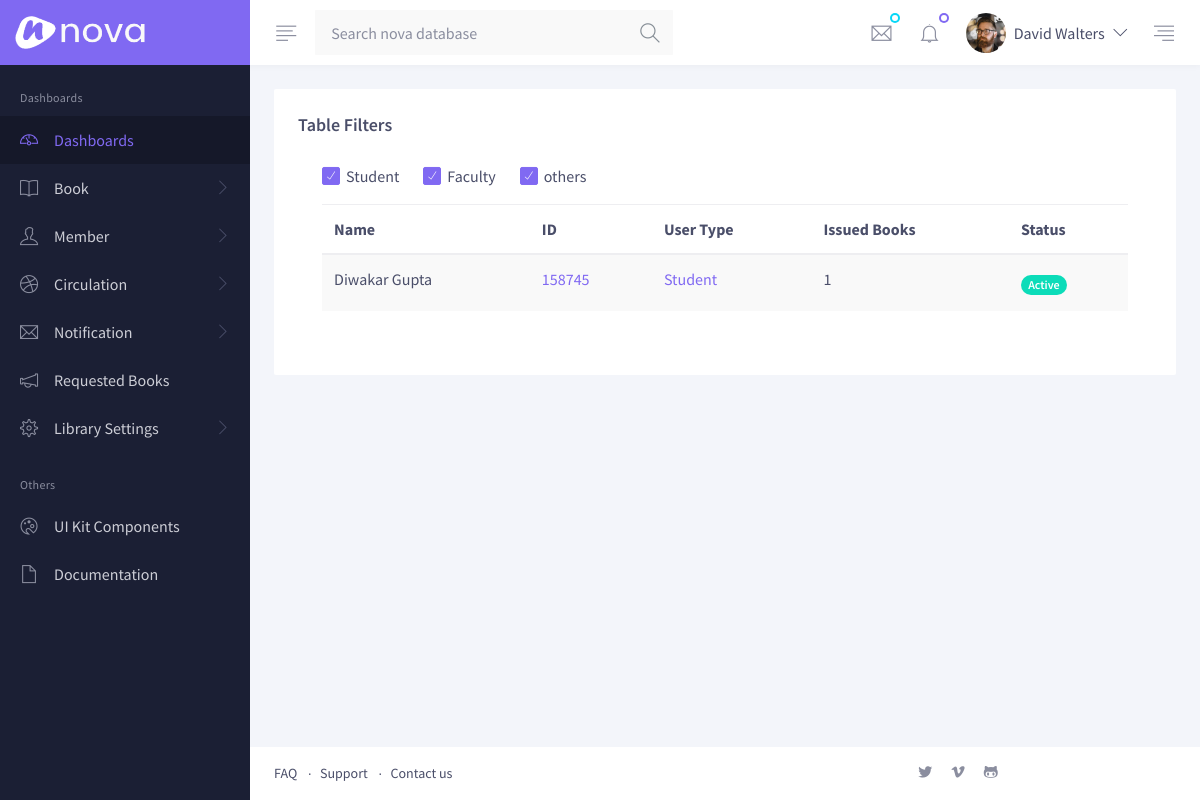
The page /member/ (signed in) on the database as committed earlier.
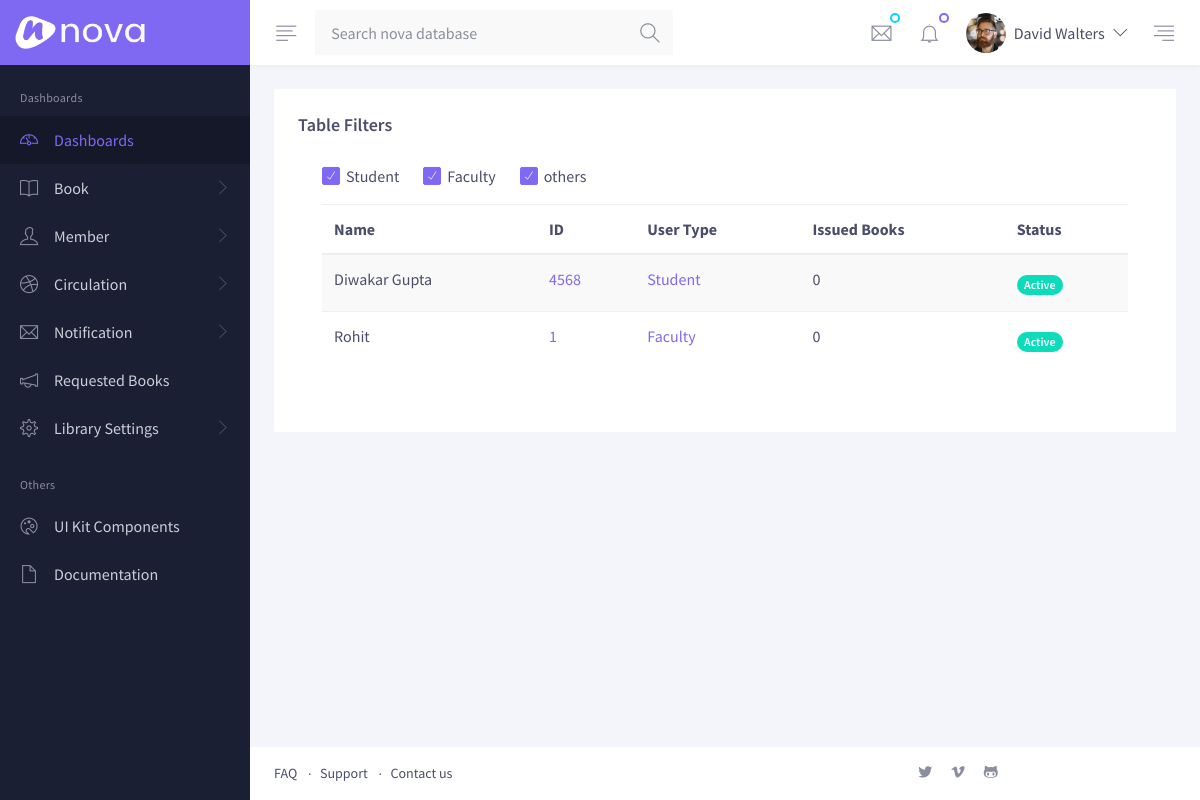
The same page on the database as committed later.
### LMS/models.py (models this page shows, shortened)
class Student(models.Model):
    id = models.PositiveIntegerField(primary_key=True)
    name = models.CharField(max_length=20,blank=True)
    count_books = models.PositiveIntegerField(default=0)
    settings = models.ForeignKey(UserBasicSetting,on_delete=models.ProtectedError)
    active = models.BooleanField(default=True)
    branch = models.CharField(max_length=20)
    from django.contrib.auth.models import User
    account = models.OneToOneField(User,on_delete=models.DO_NOTHING,null=True,blank=True)

class UserBasicSetting(models.Model):
    type = models.CharField(max_length=20)
    maxBook = models.PositiveSmallIntegerField()
    maxDay = models.IntegerField()
    finePerDay = models.IntegerField()
    def __str__(self):
        return self.type

class Faculty(models.Model):
    name = models.CharField(max_length=20,blank=True)
    isHOD = models.BooleanField(default=False)
    branch = models.CharField(max_length=20)
    count_books = models.PositiveIntegerField(default=0)
    settings = models.ForeignKey(UserBasicSetting,on_delete=models.ProtectedError)
    active = models.BooleanField(default=True)
    from django.contrib.auth.models import User
    account = models.OneToOneField(User,on_delete=models.DO_NOTHING,null=True,blank=True)

### LMS/views.py (the view)
# urls.py: path('member/',views.member,name='member'),
def member(request):
    user = auth.get_user(request)
    if not user.is_staff:
        return redirect_to_login(next=request.path)
    members = list(Student.objects.all())
    for f in Faculty.objects.all():
        members.append(f)
    return render(request, 'member.html', context={'members':members})

### LMS/templates/member.html (shortened to what this page needs)
{% extends 'base.html' %}
{% load static %}
{% block content %}
        <div class="py-4 px-3 px-md-4">
          <div class="card mb-3 mb-md-4">
            <div class="card-header">
              <h5 class="font-weight-semi-bold mb-0">Table Filters</h5>
            </div>
            <div class="card-body pt-0">
              <div class="card-body pt-0">
                <div class="row">
                    <div class="col-xl mb-3">
                      <div class="d-flex align-items-center flex-wrap pt-1">
                        <div class="form-check position-relative mb-2 mb-md-0 mr-4">
                          <label class="checkbox checkbox-xxs form-check-label ml-1" for="overconfident" data-icon="">Student</label>
                        </div>
                        <div class="form-check position-relative mb-2 mb-md-0 mr-4">
                          <label class="checkbox checkbox-xxs form-check-label ml-1" for="disillusioned" data-icon="">Faculty</label>
                        </div>
                        <div class="form-check position-relative mb-2 mb-md-0">
                          <label class="checkbox checkbox-xxs form-check-label ml-1" for="receptive" data-icon="">others</label>
                        </div>
                      </div>
                    </div>
                  </div>
    <div class="table-responsive-xl">
                  <table class="table table-striped table-hover">
                    <thead>
                      <tr>
                        <th>Name</th>
                        <th>ID</th>
                        <th>User Type</th>
                        <th>Issued Books</th>
                        <th>Status</th>
                      </tr>
                    </thead>
                    <tbody>
                    {% for member in members %}
                        <tr>
                        <td>{{ member.name }}</td>
                        <td><a href="{% url 'member-profile' membertype=member.settings.type  memberpk=member.pk %}">{{ member.pk }}</a></td>
                        <td><a target="_blank" href="/admin/LMS/userbasicsetting/{{ member.settings.pk }}/change/">{{ member.settings }}</a></td>
                        <td>{{ member.count_books }}</td>
                            {% if member.active %}
                        <td class="py-3">
                          <span class="badge badge-pill badge-success">Active</span>
                        </td>
                        {% else %}
                        <td class="py-3">
                          <span class="badge badge-pill badge-danger">Deactive</span>
                        </td>
                        {% endif %}
                      </tr>
                    {% endfor %}
                    </tbody>
                  </table>
                </div>
              </div>
            </div>
          </div>
        </div>
{% endblock %}>

Rows that differ between the two databases and show on the page:
removed Student: name "Diwakar Gupta", pk "158745", settings "Student", count_books "1", active "Active"
added Student: name "Diwakar Gupta", pk "4568", settings "Student", count_books "0", active "Active"
added Faculty: name "Rohit", pk "1", settings "Faculty", count_books "0", active "Active"
